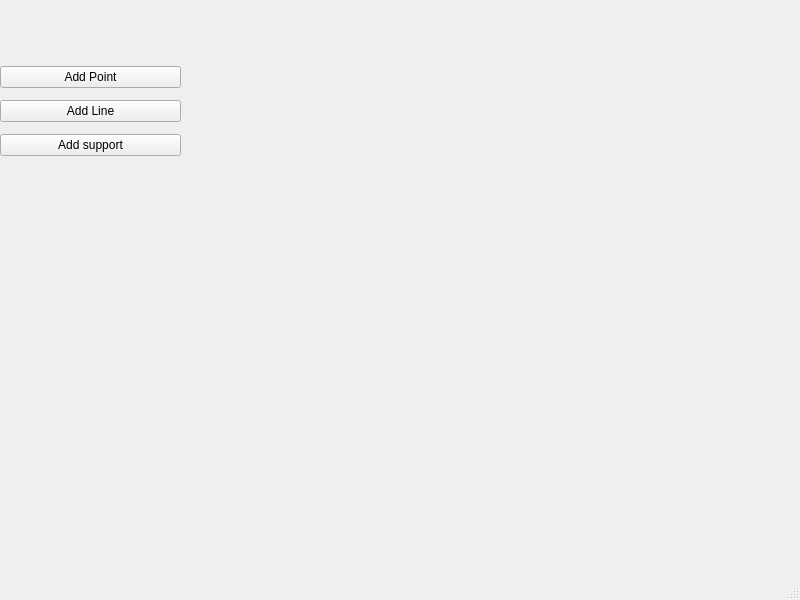
<?xml version="1.0" encoding="UTF-8"?>
<ui version="4.0">
 <class>Gui</class>
 <widget class="QMainWindow" name="Gui">
  <property name="geometry">
   <rect>
    <x>0</x>
    <y>0</y>
    <width>800</width>
    <height>600</height>
   </rect>
  </property>
  <property name="windowTitle">
   <string>MainWindow</string>
  </property>
  <widget class="QWidget" name="centralwidget">
   <widget class="QWidget" name="verticalLayoutWidget">
    <property name="geometry">
     <rect>
      <x>0</x>
      <y>60</y>
      <width>181</width>
      <height>103</height>
     </rect>
    </property>
    <layout class="QVBoxLayout" name="verticalLayout">
     <item>
      <widget class="QPushButton" name="addPointButton">
       <property name="text">
        <string>Add Point</string>
       </property>
      </widget>
     </item>
     <item>
      <widget class="QPushButton" name="addLineButton">
       <property name="text">
        <string>Add Line</string>
       </property>
      </widget>
     </item>
     <item>
      <widget class="QPushButton" name="addSupportButton">
       <property name="text">
        <string>Add support</string>
       </property>
      </widget>
     </item>
    </layout>
   </widget>
   <widget class="QWidget" name="horizontalLayoutWidget">
    <property name="geometry">
     <rect>
      <x>-1</x>
      <y>-1</y>
      <width>801</width>
      <height>61</height>
     </rect>
    </property>
    <layout class="QHBoxLayout" name="horizontalLayout"/>
   </widget>
  </widget>
  <widget class="QMenuBar" name="menubar">
   <property name="geometry">
    <rect>
     <x>0</x>
     <y>0</y>
     <width>800</width>
     <height>25</height>
    </rect>
   </property>
  </widget>
  <widget class="QStatusBar" name="statusbar"/>
 </widget>
 <resources/>
 <connections/>
</ui>
